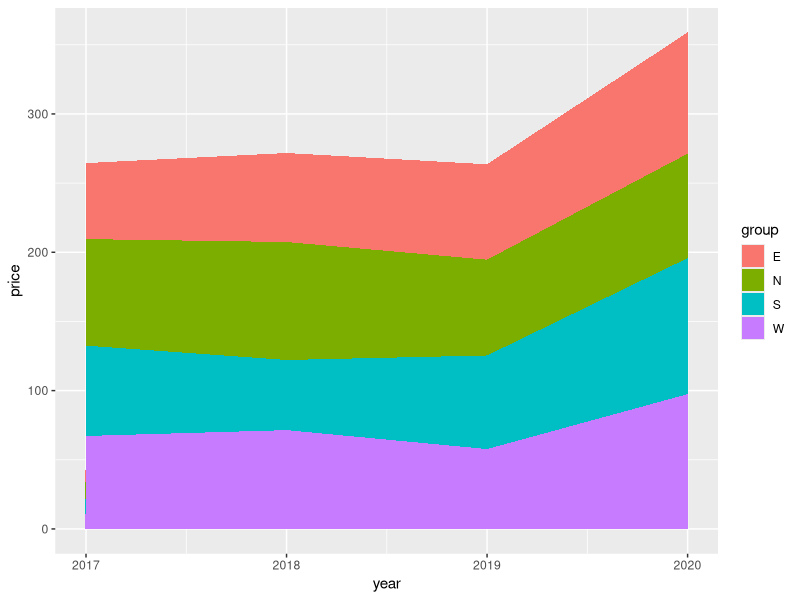

Reproduce this figure in R.
library(ggplot2)
library(dplyr)
library(tidyselect)
group=rep(c("N","S","E","W"),times=4)
year=as.numeric(rep(seq(2017,2020),each=4))
price=runif(16,50,100)
data=data.frame(year,price,group)
ggplot(data,aes(x=year,y=price,fill=group))+geom_area()
